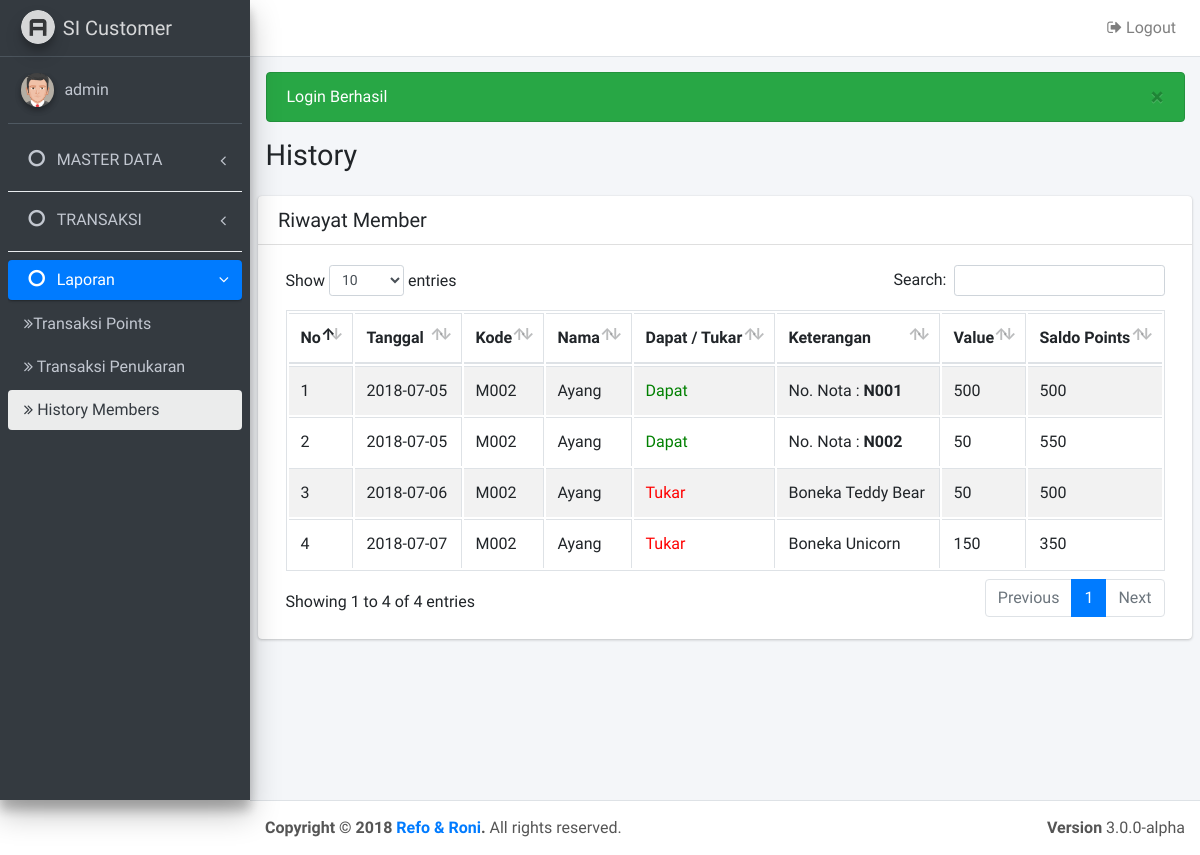
Before: /history.php?kd=M002 (signed in) with the older database file.
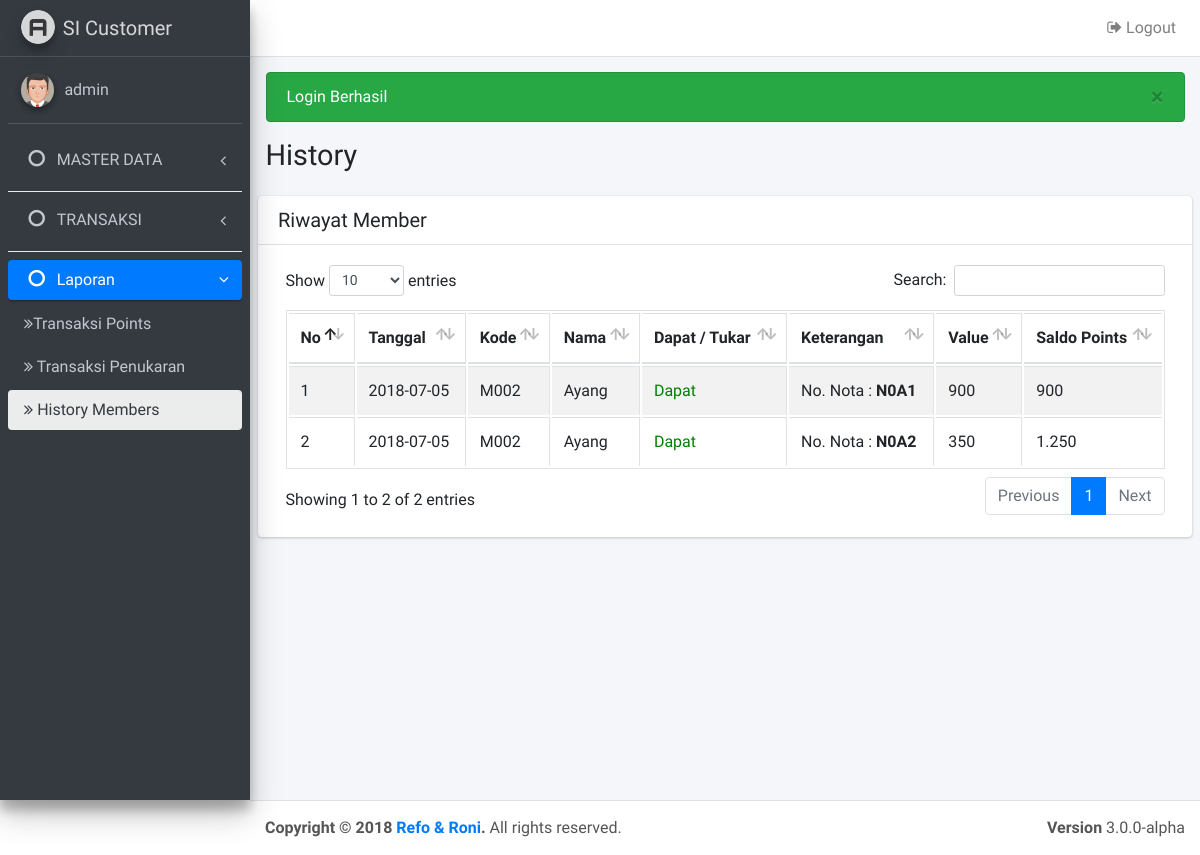
After: the same page with the newer database file.
### tables this page shows
CREATE TABLE `log` (
  `id_log` int(11) NOT NULL,
  `kd_member` varchar(10) NOT NULL,
  `dapat_tukar` enum('1','0') NOT NULL,
  `value` int(11) NOT NULL,
  `tanggal` date NOT NULL,
  `ket` varchar(20) NOT NULL
);

CREATE TABLE `member` (
  `kd_member` varchar(10) NOT NULL,
  `nama_lengkap` varchar(40) NOT NULL,
  `tempat_lhr` varchar(30) NOT NULL,
  `tgl_lhr` date NOT NULL,
  `jk` enum('l','p') NOT NULL,
  `alamat` varchar(100) NOT NULL,
  `no_telp` varchar(15) NOT NULL,
  `email` varchar(60) NOT NULL,
  `created` date NOT NULL,
  `stat` int(1) NOT NULL DEFAULT '1'
);

CREATE TABLE `hadiah` (
  `kd_hadiah` varchar(10) NOT NULL,
  `nama_hadiah` varchar(200) NOT NULL,
  `ketentuan_poin` int(11) NOT NULL,
  `stok` int(11) NOT NULL,
  `stat` int(11) NOT NULL
);

### history.php (the view, shortened to what this page needs)
<?php
include "config/koneksi.php";
if(isset($_GET['kd'])){
	$kd = $_GET['kd'];
	$title = 'History';
	$user = $_SESSION['username'];
	require_once 'layout/header.php';
	require_once 'layout/navbar.php';
	require_once 'layout/sidebar.php'; ?>
	<section class="content">
		<div class="card ">
	        <div class="card-header">
	          <h3 class="card-title">Riwayat Member </h3>
	        </div>
	        <div class="card-body">
	      		<table id="example1" class="table table-bordered table-striped">
	      			<thead>
	      				<tr>
	      					<th>No</th>
	      					<th>Tanggal</th>
	      					<th>Kode</th>
	      					<th>Nama</th>
	      					<th>Dapat / Tukar</th>
	      					<th>Keterangan</th>
	      					<th>Value</th>
	      					<th>Saldo Points</th>
	      				</tr>
	      			</thead>
	      			<tbody>
	      				<?php
	      					$no = 1;
	      					$lap = $db->query("SELECT
	      									a.tanggal,
	      									a.kd_member,
	      									b.nama_lengkap,
	      									a.ket,
	      									a.dapat_tukar,
	      									a.value,
	      									e.nama_hadiah,
	      									d.nota
	      									FROM log a
											INNER JOIN member b on a.kd_member = b.kd_member
											LEFT JOIN trans_penukaran c on a.ket = c.kd_hadiah
											LEFT JOIN trans_points d on a.ket = d.nota
											left JOIN hadiah e on e.kd_hadiah = a.ket
											WHERE a.kd_member = '$kd'
											ORDER BY a.tanggal asc ");
	      					$sum = 0;
	      					foreach($lap as $data){
	      						if($data['dapat_tukar'] == 1){
	      							$sum = $sum + $data['value'];
	      							$dt = "<div style='color:green'>Dapat</div>";
	      							$ket = "No. Nota : <b>". $data['ket']. "</b>";
	      						} else {
	      							$sum = $sum - $data['value'];
	      							$dt = "<div style='color:red'>Tukar </div>";
	      							$ket = $data['nama_hadiah'];
	      						}
	      				 ?>
		      				<tr>
		      					<td><?= $no++ ?></td>
		      					<td><?= $data['tanggal'] ?></td>
		      					<td><?= $data['kd_member'] ?></td>
		      					<td><?= $data['nama_lengkap'] ?></td>
								<td><?= $dt ?></td>
								<td><?= $ket ?></td>
								<td><?= $data['value'] ?></td>
								<td><?= number_format(abs($sum), 0, '', '.') ?></td>
		      				</tr>
		      			<?php } ?>
	      			</tbody>
	      		</table>
	      	</div>
	    </div>
	</section>
	<?php require_once('layout/footer.php') ?>
<?php } else {
	pesan("warning", "Pilih member terlebih dahulu!", base_url('laporan_members.php'));
}
?>

### layout/header.php (shortened to what this page needs)
<!DOCTYPE html>
<html>
<head>
  <link rel="stylesheet" href="https://maxcdn.bootstrapcdn.com/font-awesome/4.4.0/css/font-awesome.min.css">
  <link rel="stylesheet" href="https://code.ionicframework.com/ionicons/2.0.1/css/ionicons.min.css">
  <link rel="stylesheet" href="<?= base_url('assets/dist/css/adminlte.min.css') ?>">
  <link rel="stylesheet" href="<?= base_url() ?>assets/plugins/iCheck/all.css">
  <link rel="stylesheet" href="<?= base_url() ?>assets/plugins/datatables/dataTables.bootstrap4.css">
  <link rel="stylesheet" href="//code.jquery.com/ui/1.12.1/themes/base/jquery-ui.css">
</head>

### layout/navbar.php
<body class="hold-transition sidebar-mini">
<div class="wrapper">
  <nav class="main-header navbar navbar-expand bg-white navbar-light border-bottom">
    <ul class="navbar-nav ml-auto">
      <li class="nav-item dropdown">
        <a class="nav-link" href="<?= base_url('proses/logout.php') ?>">
          <i class="fa fa-sign-out"></i> Logout
        </a>
      </li>
    </ul>
  </nav>

### layout/sidebar.php (shortened to what this page needs)
<aside class="main-sidebar sidebar-dark-primary elevation-4">
  <a href="assets/index3.html" class="brand-link">
    <img src="<?= base_url(); ?>assets/dist/img/AdminLTELogo.png"
         alt="AdminLTE Logo"
         class="brand-image img-circle elevation-3"
         style="opacity: .8">
    <span class="brand-text font-weight-light">SI Customer</span>
  </a>
  <div class="sidebar">
    <div class="user-panel mt-3 pb-3 mb-3 d-flex">
      <div class="image">
        <img src="<?= base_url()?>assets/dist/img/avatar5.png" class="img-circle elevation-2" alt="User Image">
      </div>
      <div class="info">
        <a href="#" class="d-block"><?= $user ?></a>
      </div>
    </div>
    <nav class="mt-2">
      <ul class="nav nav-pills nav-sidebar flex-column" data-widget="treeview" role="menu" data-accordion="false">
        <li class="nav-item has-treeview menu-<?= ($title=='Dashboard' || $title=='Members' || $title=='Users' || $title=='Hadiah') ? 'open' : '' ?>">
          <a href="#" class="nav-link <?= ($title=='Dashboard' || $title=='Members' || $title=='Users' || $title=='Hadiah') ? 'active' : '' ?>">
            <i class="nav-icon fa fa-circle-o"></i>
            <p>
              MASTER DATA
              <i class="right fa fa-angle-left"></i>
            </p>
          </a>
        </li>
        <div class="dropdown-divider"></div>
        <li class="nav-item has-treeview menu-<?= ($title=='Points' || $title=='Blocked' || $title=='Penukaran') ? 'open' : '' ?>">
          <a href="#" class="nav-link <?= ($title=='Points' || $title=='Blocked' || $title=='Penukaran') ? 'active' : '' ?>">
            <i class="nav-icon fa fa-circle-o"></i>
            <p>
              TRANSAKSI
              <i class="right fa fa-angle-left"></i>
            </p>
          </a>
        </li>
        <div class="dropdown-divider"></div>
        <li class="nav-item has-treeview menu-<?= ($title=='Laporan Points' || $title=='Laporan Members' ||
        $title=='History' || $title=='Laporan Penukaran' ) ? 'open' : '' ?>">
          <a href="" class="nav-link <?= ($title=='Laporan Points' || $title=='Laporan Members' || $title=='History' || $title=='Laporan Penukaran') ? 'active' : '' ?>">
            <i class="nav-icon fa fa-circle-o"></i>
            <p>
              Laporan
              <i class="right fa fa-angle-left"></i>
            </p>
          </a>
          <ul class="nav nav-treeview">
            <li class="nav-item ">
              <a href="<?= base_url('laporan_points.php') ?>" class="nav-link <?= ($title=='Laporan Points') ? 'active' : '' ?>">
                <p><i class="fa fa-angle-double-right"></i>Transaksi Points</p>
              </a>
            </li>
            <li class="nav-item ">
              <a href="<?= base_url('laporan_penukaran.php') ?>" class="nav-link <?= ($title=='Laporan Penukaran') ? 'active' : '' ?>">
                <p><i class="fa fa-angle-double-right"></i> Transaksi Penukaran</p>
              </a>
            </li>
            <li class="nav-item">
              <a href="<?= base_url('laporan_members.php') ?>" class="nav-link <?= ($title=='Laporan Members' || $title=='History') ? 'active' : '' ?>">
                <p><i class="fa fa-angle-double-right"></i> History Members</p>
              </a>
            </li>
          </ul>
        </li>
      </ul>
    </nav>
  </div>
</aside>
<div class="content-wrapper">
  <section class="content-header">
    <div class="container-fluid">
      <?= msghandling(); ?>
      <div class="row mb-2">
        <div class="col-sm-6">
          <h1><?= $title ?></h1>
        </div>
      </div>
    </div>
  </section>

### config/koneksi.php (shortened to what this page needs)
<?php
function base_url($url = null){
	if(empty($url)){
		return BASE_URL;
	} else {
		return BASE_URL."$url";
	}
}
function msghandling($arr = array("danger", "success", "warning")){
	foreach($arr as $r){
		if(isset($_SESSION[$r])){
			echo "<div class='alert alert-$r'>$_SESSION[$r] <button type='button' class='close' data-dismiss='alert' aria-hidden='true'>&times;</button> </div>";
		}
	}
}
 ?>

### layout/footer.php (shortened to what this page needs)
 </div>
  <footer class="main-footer">
    <div class="float-right d-none d-sm-block">
      <b>Version</b> 3.0.0-alpha
    </div>
    <strong>Copyright &copy; 2018 <a href="http://adminlte.io">Refo & Roni</a>.</strong> All rights
    reserved.
  </footer>
</div>
</body>
</html>

Changed rows visible on the page:
no longer on this page (row edited): log: tanggal "2018-07-06", kd_member "M002", kd_member.nama_lengkap "Ayang", dapat_tukar "Tukar", hadiah.nama_hadiah "Boneka Teddy Bear", value "50", sum "500"
removed log: tanggal "2018-07-07", kd_member "M002", kd_member.nama_lengkap "Ayang", dapat_tukar "Tukar", hadiah.nama_hadiah "Boneka Unicorn", value "150", sum "350"
changed log (number 1 of 2 on the later page): ket "N001" → "N0A1"; value "500" → "900"; sum "500" → "900"
changed log (number 2 of 2 on the later page): ket "N002" → "N0A2"; value "50" → "350"; sum "550" → "1.250"
Other visible differences:
text written by a page script: "Show entries Search: Showing 1 to 4 of 4 entries Previous 1 Next" → "Show entries Search: Showing 1 to 2 of 2 entries Previous 1 Next"
